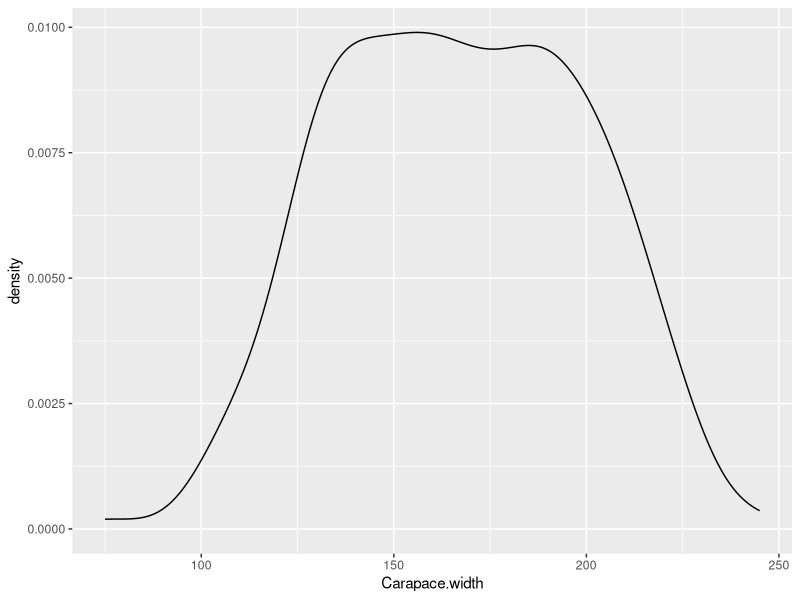
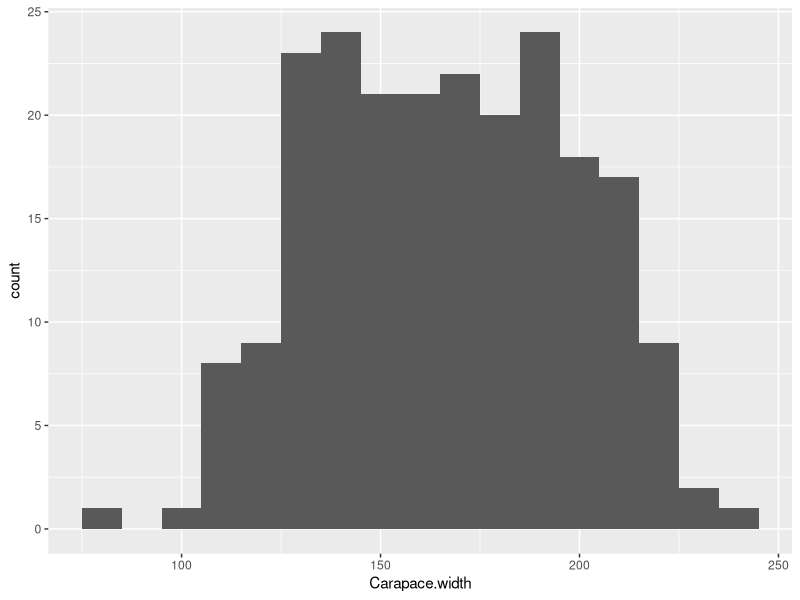
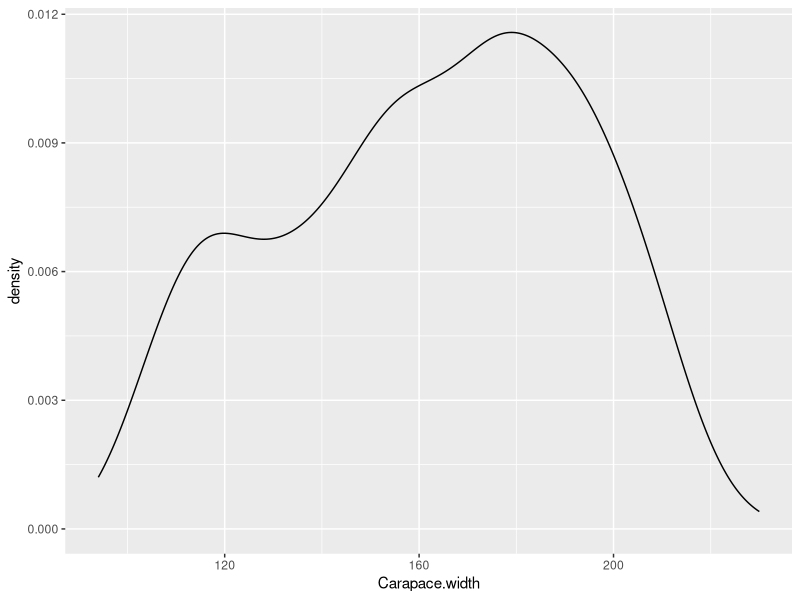

Write the R code that produced these figures, in order. (Note: this script raises an error after producing the figures.)
######Table 1 and other additions#####
###Alex Reich 6/5/26
### Based on Allometry Code AGR cleanup, I will pull the raw (well, spencer-cleaned) data and make a Table 1 (2017 data collection)


library(tidyverse)
library(ggplot2)

#pulled from Spencer's code:
newdata <- read.csv("data/full crab allometry dataset_USE.csv", header = TRUE)
#View(newdata)  

males <- subset(newdata, Sex == "M")
#View(males)
males[, 'Year'] <- as.factor(males[, 'Year'])
#males[, 'Species'] <- as.factor(males[, 'Species'])
males[, 'Sample.Number'] <- as.factor(males[, 'Sample.Number'])

#View(males)

#filter for those collected in 2017
males_2017 <- males %>% filter (Year == 2017)

#histogram - look at my data
ggplot(males_2017) + aes(Carapace.width) + geom_density()
ggplot(males_2017) + aes(Carapace.width) + geom_histogram(binwidth = 10)

#data summary
length(males_2017$Carapace.width)
summary(males_2017$Carapace.width)

#peek at 2025
males_2025 <- males %>% filter(Year == 2025)
ggplot(males_2025) + aes(Carapace.width) + geom_density()

#make it a table
males_2017_table_1 <-   males_2017 %>%
  mutate(
    CW_bin = floor(Carapace.width / 10) * 10
  ) %>%
  group_by(CW_bin) %>%
  summarise(count = n(), .groups = "drop") %>%
  mutate(CW_label = paste0(CW_bin, "-", CW_bin + 9)) %>%
  arrange(CW_bin)

males_2017_table_2 <-   males_2017 %>%
  mutate(
    CW_bin = floor(Carapace.width / 10) * 10
  ) %>%
  group_by(CW_bin, Area) %>%
  summarise(count = n(), .groups = "drop") %>%
  mutate(CW_label = paste0(CW_bin, "-", CW_bin + 9)) %>%
  arrange(CW_bin)

males_2017_table_e <- males_2017_table_2 %>% filter(Area == "Excursion")
males_2017_table_p <- males_2017_table_2 %>% filter(Area == "Peril Strait")
males_2017_table_j <- males_2017_table_2 %>% filter(Area == "St James Bay")
males_2017_table_s <- males_2017_table_2 %>% filter(Area == "Seymour")
males_2017_table_g <- males_2017_table_2 %>% filter(Area == "Gambier")

males_2017_table_wide <- males_2017 %>%
  mutate(
    CW_bin = floor(Carapace.width / 10) * 10,
    CW_label = paste0(CW_bin, "-", CW_bin + 9)
  ) %>%
  group_by(CW_label, CW_bin, Area) %>%
  summarise(count = n(), .groups = "drop") %>%
  pivot_wider(
    names_from = Area,
    values_from = count,
    values_fill = 0,
    names_prefix = "count_"
  ) %>%
  arrange(CW_bin) %>%
  select(-CW_bin) %>%
  mutate(count_total = rowSums(across(starts_with("count_"))))

write.csv(males_2017_table_wide, "results/table_2017_sample_size.csv")


males_2025_table <-   males_2025 %>%
  mutate(
    CW_bin = floor(Carapace.width / 10) * 10
  ) %>%
  group_by(CW_bin) %>%
  summarise(count = n(), .groups = "drop") %>%
  mutate(CW_label = paste0(CW_bin, "-", CW_bin + 9)) %>%
  arrange(CW_bin)

males_2025_table_wide <- males_2025 %>%
  mutate(
    CW_bin = floor(Carapace.width / 10) * 10,
    CW_label = paste0(CW_bin, "-", CW_bin + 9)
  ) %>%
  group_by(CW_label, CW_bin, Area) %>%
  summarise(count = n(), .groups = "drop") %>%
  pivot_wider(
    names_from = Area,
    values_from = count,
    values_fill = 0,
    names_prefix = "count_"
  ) %>%
  arrange(CW_bin) %>%
  select(-CW_bin) %>%
  mutate(count_total = rowSums(across(starts_with("count_"))))
